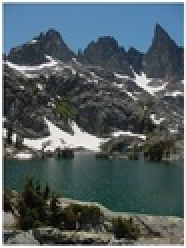
#> input picture Assignment-2/images/lakeside.jpg, 93 x 124 px, shrunk from 291 x 388 before the run (shown 2 times larger)
$ jupyter execute --allow-errors Assignment2.ipynb   (shell and % lines are left out)   (older library calls are emulated)
#> lines starting #> are read from the running program, lines starting #| are printed output that depends on the picture
#> further down, img is the input picture: shape (124, 93, 3); mean B, G, R 99.4, 95.6, 83
# Digital Image Processing - Assignment 2

**Imports**

[cell 1]
import cv2
import numpy as np
import matplotlib.pyplot as plt

**Utility functions from Assignment-1**

[cell 2]
# [13 lines left out: functions pascal_row, approx1DGaussFilter1, not called in this run]


# util function to get gray-scale image from RGB image
def convert_to_grey(image1):
    blue_channel  = image1[:,:,0]
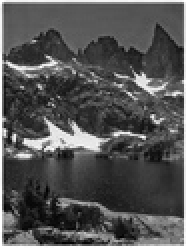
#> blue_channel: shape (124, 93) (shown 2 times larger); min 0, max 255, mean 83
    green_channel = image1[:,:,1]
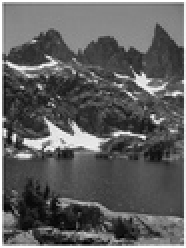
#> green_channel: shape (124, 93) (shown 2 times larger); min 0, max 255, mean 95.6
    red_channel   = image1[:,:,2]
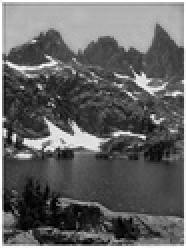
#> red_channel: shape (124, 93) (shown 2 times larger); min 0, max 255, mean 99.4
    # Taking intensity value as a weighted sum of RGB
    grey_img = 0.3*red_channel + 0.59*green_channel + 0.11*blue_channel
    grey_img = np.stack((grey_img,)*3, axis=-1)
#> grey_img: shape (124, 93, 3) float64
    grey_img = grey_img.astype(int)
    return grey_img


def gauss_2D(x, y, std):
    return np.exp(-(x*x+y*y)/(2*std*std))/np.sqrt(2*np.pi*std*std)


def gaussKernelGenerator(k, var):
    res = np.zeros((k, k))
    std = np.sqrt(var)
    for x in range(k):
        for y in range(k):
            res[x][y] += gauss_2D(x-(k//2), y-(k//2), std)
    res = res/np.sum(res)
    return res


# [20 lines left out: functions padded_img, convolve, not called in this run]

### 1. Blurry Moments

[cell 3]
# [19 lines left out: functions high_boost_filter, unsharp_masking, not called in this run]

[cell 4]
images = ['../images/Jam.jpg', '../images/webb.jpg']

#> (the rest of this cell did not finish here and is left out)

**Alternate solution**

Instead of separately computing the double derivative or smoothened image, we can directly convolve with the filter structure described below:
<br></br>

[cell 5]
# [4 lines left out: function sharpen_img, not called in this run]

[cell 6]
images = ['../images/Jam.jpg', '../images/webb.jpg']

#> (the rest of this cell did not finish here and is left out)

### 2. Intentionally Blurry Moments

[cell 7]
def padded_rgb(img, k):
#> called with k = 7
    sz = k//2
    img = cv2.resize(img, (img.shape[1]+2*sz, img.shape[0]+2*sz), interpolation = cv2.INTER_AREA)
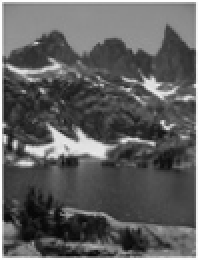
#> img: shape (130, 99, 3) (shown 2 times larger); min 5, max 255, mean 94.8
    plt.show()
    return img

def bilateral_filter(img, sigma_c, sigma_s, k):

    res = np.zeros((img.shape))
    img = padded_rgb(img, k)
    gaussian_kernel = gaussKernelGenerator(k, sigma_c**2)
    img = img.astype(np.float64)

    for i in range(res.shape[0]):
        for j in range(res.shape[1]):
            for ch in range(res.shape[2]):
                subpart = img[i: i+k, j: j+k, ch]
                photometric_kernel = np.exp(-((subpart - img[i][j][ch])**2)/(2*sigma_s*sigma_s))
                kernel = gaussian_kernel * photometric_kernel
                res[i][j][ch] = np.sum(subpart*kernel) / np.sum(kernel)
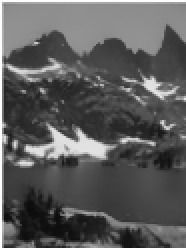
#> res: shape (124, 93, 3) float64 (shown 2 times larger); min 12.45, max 254, mean 91.4

    res = res.astype(np.uint8)
    return res

[cell 8]
img = cv2.imread('../images/lakeside.jpg')
img = cv2.cvtColor(img, cv2.COLOR_BGR2RGB)
grey_img = convert_to_grey(img)
grey_img = grey_img.astype(np.uint8)

demn = bilateral_filter(grey_img, 9, 11, 7)

f, ax = plt.subplots(1, 2, figsize=(15, 30))
ax[0].imshow(grey_img, cmap='gray')
ax[0].set_title(f"Original Image")
ax[1].imshow(demn, cmap='gray')
ax[1].set_title(f"After Bilateral filtering")
plt.show()

### 3. Pam and Graphic Design

[cell 9]
img = cv2.imread('../images/Q3.jpg')
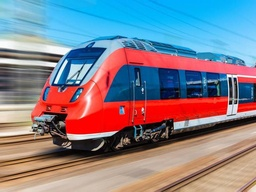
#> input picture Assignment-2/images/Q3.jpg, 256 x 192 px, shrunk from 800 x 600 before the run
#> img is the input picture: shape (192, 256, 3); mean B, G, R 139.6, 128.8, 131
img = cv2.cvtColor(img, cv2.COLOR_BGR2RGB)
plt.imshow(img)
plt.show()

[cell 10]
hehe = bilateral_filter(img, 11, 11, 11)
#> call 2 of bilateral_filter, with sigma_c = 11, sigma_s = 11, k = 11
#> call 2 of padded_rgb, with k = 11
#> in padded_rgb (call 2), `img = cv2.resize(img, (img.shape[1]+2*sz, img.shape[0]+2*sz), interpol..`:
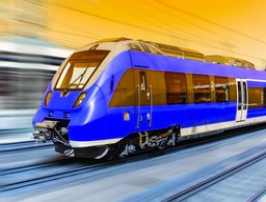
#> img: shape (202, 266, 3); mean of channels 0, 1, 2 130.9, 128.7, 139.5; drawn as B, G, R
#> after the loop in bilateral_filter (call 2), `for i in range(res.shape[0]):`:
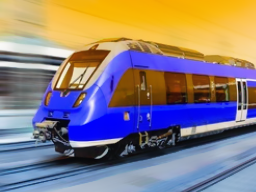
#> res: shape (192, 256, 3) float64; mean of channels 0, 1, 2 128.1, 126.2, 138.2; drawn as B, G, R
